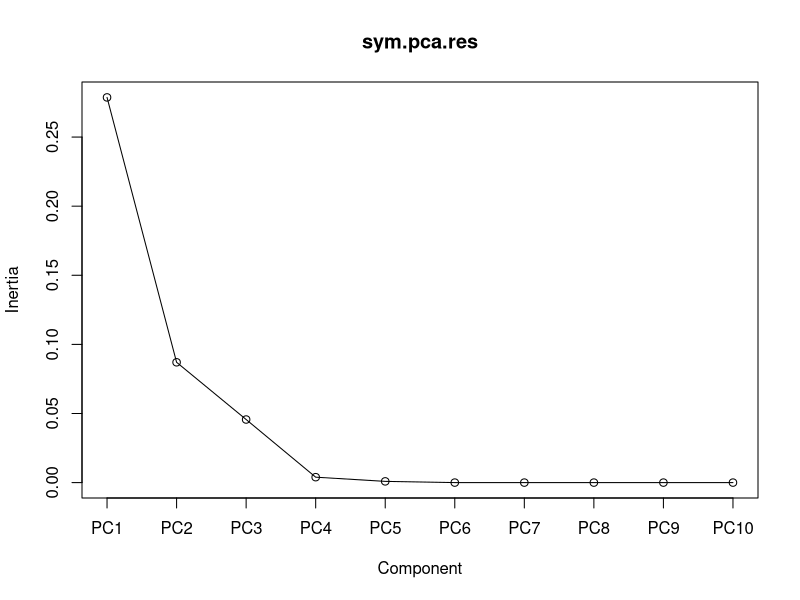
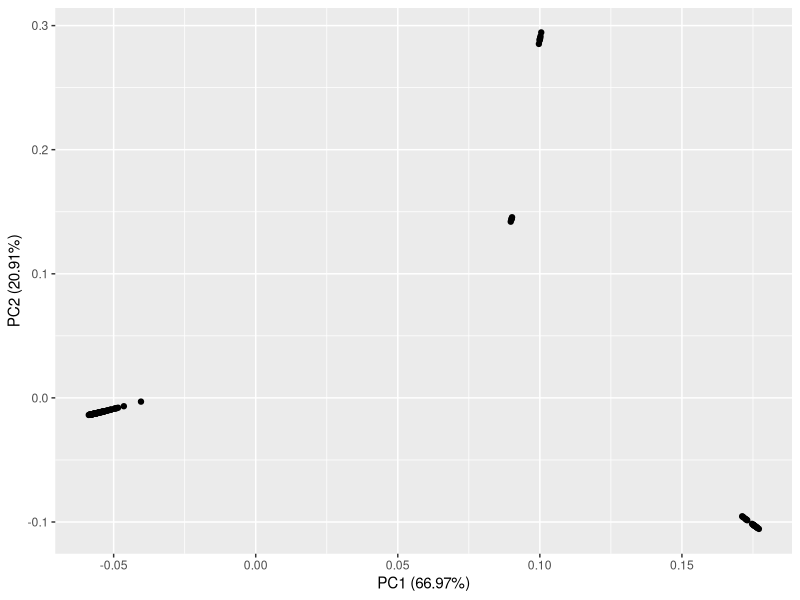
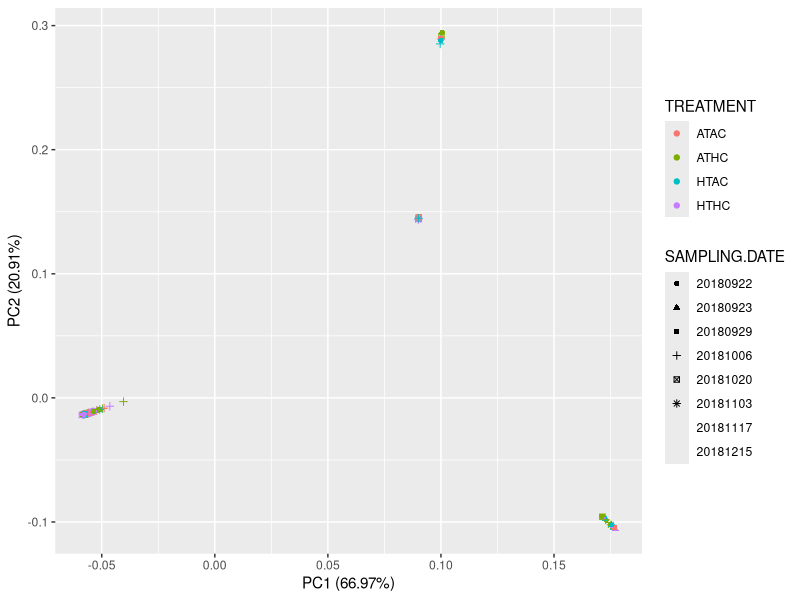
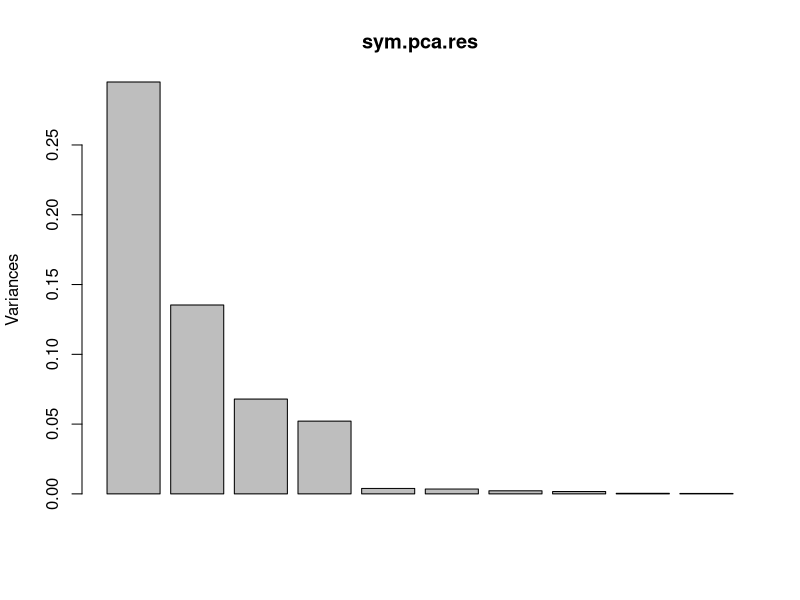
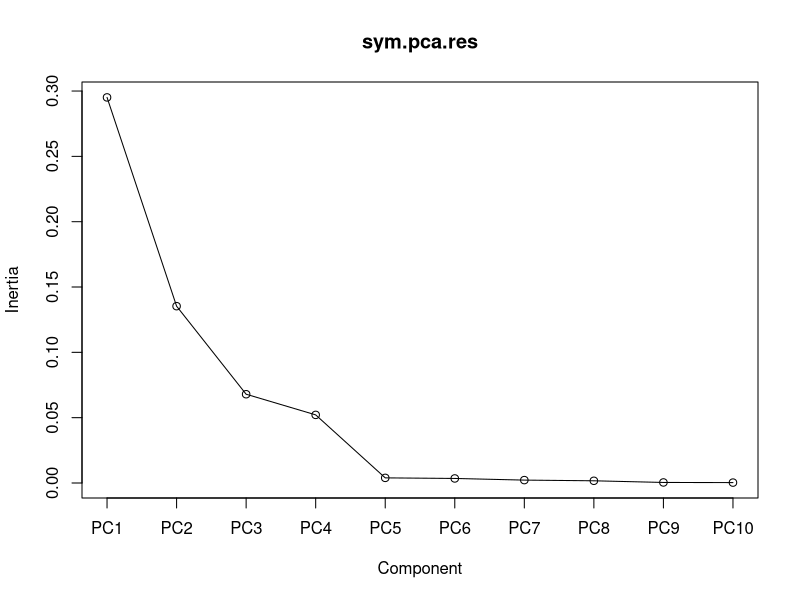
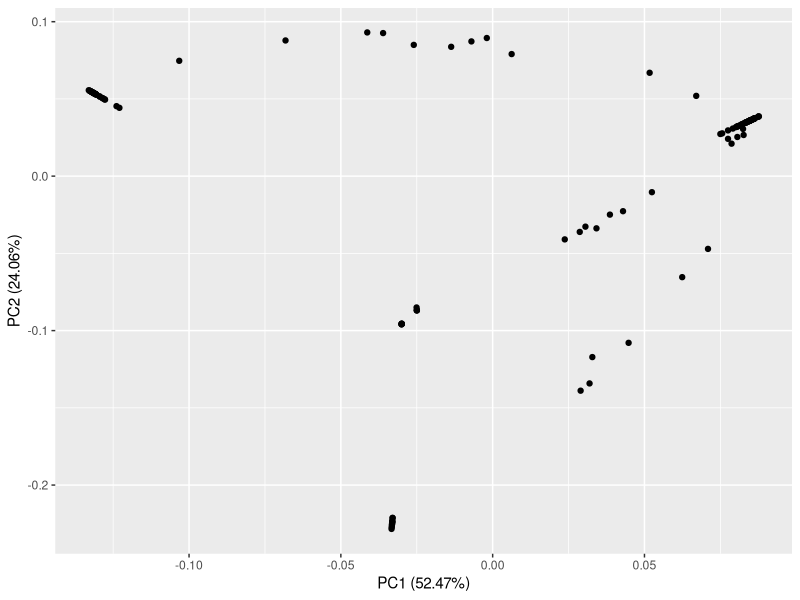
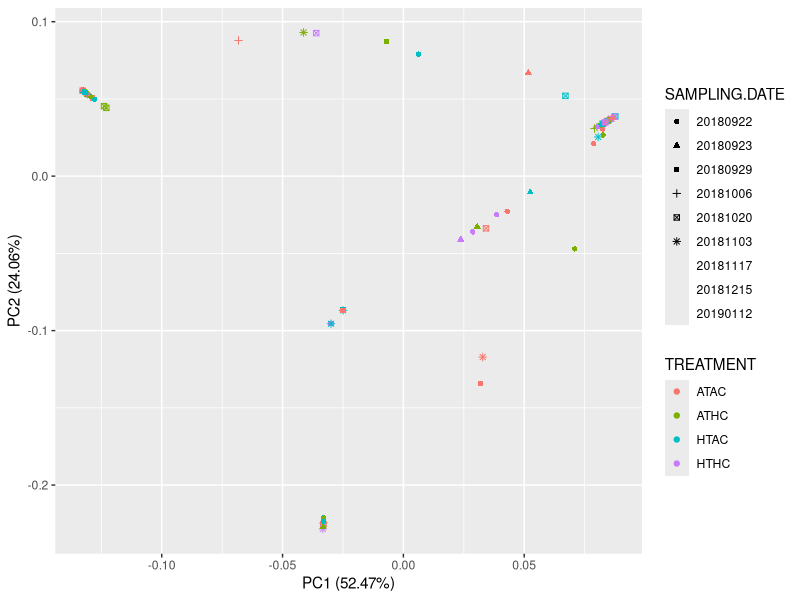

The R script that drew these images, in order: (Note: this script raises an error after producing the figures.)
## ---- chunk 1
rm(list=ls()) 
## ---- chunk 2
knitr::opts_chunk$set(echo = TRUE, warning = FALSE, message = FALSE)

## install packages if you dont already have them
if (!require("tidyverse")) install.packages("tidyverse")
if (!require("lubridate")) install.packages("lubridate")
if (!require("vegan")) install.packages("vegan")
if (!require("ggfortify")) install.packages("ggfortify")

# load packages
library(tidyverse)
library(lubridate)
library(vegan)
library(ggfortify)

## ---- chunk 3
#read in ITS2 profile counts data generated by SymPortal
data <- read.csv("ITS2_seq/R_Input/ITS2_Profiles.csv", sep=",", header=TRUE)
rownames(data) <-data$sample_name
otumat <- as.matrix(data[,-c(1)])
#otumat <- as.matrix(t(otumat))

#read in sample metadata
meta <- read.csv("ITS2_seq/R_Input/ITS2_ids.csv", sep=",", header=TRUE)
## ---- chunk 4
#Pacuta
Pact <- merge(data, meta, by="sample_name")
Pact <- subset(Pact, Species == "Pacuta")
Pact_meta <- Pact[,15:20]
str(Pact_meta)
Pact_meta$SAMPLING.DATE <- as.factor(Pact_meta$SAMPLING.DATE)
rownames(Pact) <- Pact$sample_name
Pact <- as.matrix(Pact[,2:14])

Rel.Sym.Data <- Pact/rowSums(Pact) #calculate the Relative Abundance
N <- rowSums(Rel.Sym.Data) # calculate row sums of the relative abundnaces, should sum to 1
N #Display Row Sums, should all be 1

#Transform Relative Abundance Matrix using sqrt
Trans.Rel.Sym.Data <- sqrt(Rel.Sym.Data) #sqrt transform the matrix
Trans.Rel.Sym.Data #view data

##### PCA #####

sym.pca.res <- prcomp(Trans.Rel.Sym.Data, retx=TRUE) #principal components analysis on sym data
summary(sym.pca.res) #analysis summary

#use scree diagram to determine break in majority versus minority variation explaination components
screeplot(sym.pca.res, type="lines")

#plot the PCA
autoplot(sym.pca.res)
autoplot(sym.pca.res, data = Pact_meta, colour = 'TREATMENT', shape='SAMPLING.DATE')

## ---- chunk 5
#Mcap
Mcap <- merge(data, meta, by="sample_name")
Mcap <- subset(Mcap, Species == "Mcapitata")
Mcap_meta <- Mcap[,15:20]
str(Mcap_meta)
Mcap_meta$SAMPLING.DATE <- as.factor(Mcap_meta$SAMPLING.DATE)
rownames(Mcap) <- Mcap$sample_name
Mcap <- as.matrix(Mcap[,2:14])

Rel.Sym.Data <- Mcap/rowSums(Mcap) #calculate the Relative Abundance
N <- rowSums(Rel.Sym.Data) # calculate row sums of the relative abundnaces, should sum to 1
N #Display Row Sums, should all be 1

#Transform Relative Abundance Matrix using sqrt
Trans.Rel.Sym.Data <- sqrt(Rel.Sym.Data) #sqrt transform the matrix
Trans.Rel.Sym.Data #view data

##### PCA #####

sym.pca.res <- prcomp(Trans.Rel.Sym.Data, retx=TRUE) #principal components analysis on sym data
summary(sym.pca.res) #analysis summary
plot(sym.pca.res)

#use scree diagram to determine break in majority versus minority variation explaination components
screeplot(sym.pca.res, type="lines")

#plot the PCA
autoplot(sym.pca.res)
autoplot(sym.pca.res, data = Mcap_meta, colour = 'TREATMENT', shape='SAMPLING.DATE')
## ---- chunk 6
#All Data
Rel.data <- data/rowSums(data[,2:13])
Rel.data$sample_name <- rownames(Rel.data)
all.data <- merge(Rel.data, meta, by="sample_name")
all.data <- all.data[,-1]

Profile <- colnames(all.data[,1:12])
Profile 

df <- all.data %>%
  pivot_longer(cols = C1d.C42.2.C1.C3cg:D1.D4.D6.D1ab,
               names_to = c("Profile"),
               values_to="rel.abun")

df$TIME.POINT <- as.numeric(df$TIME.POINT)
df$group <- paste0(df$SAMPLING.DATE,sep="_",df$Rep)
str(df)

ggplot(data = df, mapping = aes(x = group, y = rel.abun, fill = Profile)) +
    geom_bar(position="fill", stat="identity") +
    facet_wrap(facets =  vars(Species, TREATMENT), ncol = 4)+
    ylab("Relative Abundance")+
    theme_classic()+
    theme(axis.text.x = element_text(size=rel(0.3),angle = 90))+
    guides(shape = guide_legend(override.aes = list(size = 0.2)))+
    guides(color = guide_legend(override.aes = list(size = 0.2)))+
    theme(legend.title = element_text(size = 6), 
               legend.text = element_text(size = 4))

ggsave("Output/Final_Figures/rel.abund.its2.pdf")
ggsave("Output/Final_Figures/rel.abund.its2.png")

## ---- chunk 7
## PERMANOVA
#MCAP
Mcap <- all.data %>%
  filter(Species == "Mcapitata")

MC.mat <- Mcap[,1:12]
MC.info <- Mcap[,13:19]

MC.permanova <- adonis(MC.mat ~ TREATMENT*TIME.POINT, data=MC.info, method = "bray", permutations=999)
MC.permanova


Pact <- all.data %>%
  filter(Species == "Pacuta")

PA.mat <- Pact[,1:12]
PA.info <- Pact[,13:19]

PA.permanova <- adonis(PA.mat ~ TREATMENT*TIME.POINT, data=PA.info, method = "bray", permutations=999)
PA.permanova
